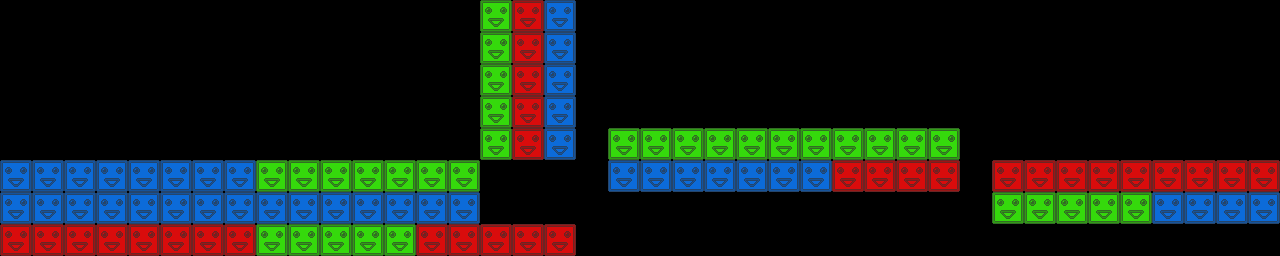

Tiled map render using the project's own tile images. Description and the whole map definition, tile-layer contents included, below:
An orthogonal 40x8 tile map with 32x32 px tiles, 1 tile layer (tiles) and 15 objects (11x crystal, 4x bomb).

<map version="1.0.0" orientation="orthogonal" renderorder="right-down" width="40" height="8" tilewidth="32" tileheight="32" nextobjectid="53">
 <tileset firstgid="1" name="blocks" tilewidth="32" tileheight="32" tilecount="3" columns="3">
  <image source="blocks.png" width="96" height="32" />
 </tileset>
 <layer name="tiles" width="40" height="8">
  <data encoding="csv">
0,0,0,0,0,0,0,0,0,0,0,0,0,0,0,2,1,3,0,0,0,0,0,0,0,0,0,0,0,0,0,0,0,0,0,0,0,0,0,0,
0,0,0,0,0,0,0,0,0,0,0,0,0,0,0,2,1,3,0,0,0,0,0,0,0,0,0,0,0,0,0,0,0,0,0,0,0,0,0,0,
0,0,0,0,0,0,0,0,0,0,0,0,0,0,0,2,1,3,0,0,0,0,0,0,0,0,0,0,0,0,0,0,0,0,0,0,0,0,0,0,
0,0,0,0,0,0,0,0,0,0,0,0,0,0,0,2,1,3,0,0,0,0,0,0,0,0,0,0,0,0,0,0,0,0,0,0,0,0,0,0,
0,0,0,0,0,0,0,0,0,0,0,0,0,0,0,2,1,3,0,2,2,2,2,2,2,2,2,2,2,2,0,0,0,0,0,0,0,0,0,0,
3,3,3,3,3,3,3,3,2,2,2,2,2,2,2,0,0,0,0,3,3,3,3,3,3,3,1,1,1,1,0,1,1,1,1,1,1,1,1,1,
3,3,3,3,3,3,3,3,3,3,3,3,3,3,3,0,0,0,0,0,0,0,0,0,0,0,0,0,0,0,0,2,2,2,2,2,3,3,3,3,
1,1,1,1,1,1,1,1,2,2,2,2,2,1,1,1,1,1,0,0,0,0,0,0,0,0,0,0,0,0,0,0,0,0,0,0,0,0,0,0
</data>
 </layer>
 <objectgroup name="objects">
  <object id="38" type="crystal" x="336" y="144">
   <ellipse />
  </object>
  <object id="39" type="crystal" x="368" y="144">
   <ellipse />
  </object>
  <object id="40" type="crystal" x="432" y="208">
   <ellipse />
  </object>
  <object id="41" type="bomb" x="719" y="111">
   <ellipse />
  </object>
  <object id="42" type="bomb" x="719" y="79">
   <ellipse />
  </object>
  <object id="43" type="bomb" x="719" y="48">
   <ellipse />
  </object>
  <object id="44" type="crystal" x="751" y="143">
   <ellipse />
  </object>
  <object id="45" type="crystal" x="783" y="143">
   <ellipse />
  </object>
  <object id="46" type="crystal" x="1072" y="144">
   <ellipse />
  </object>
  <object id="47" type="crystal" x="1103" y="144">
   <ellipse />
  </object>
  <object id="48" type="crystal" x="1072" y="175">
   <ellipse />
  </object>
  <object id="49" type="crystal" x="1167" y="77">
   <ellipse />
  </object>
  <object id="50" type="crystal" x="143" y="143">
   <ellipse />
  </object>
  <object id="51" type="crystal" x="911" y="113">
   <ellipse />
  </object>
  <object id="52" type="bomb" x="977" y="112">
   <ellipse />
  </object>
 </objectgroup>
</map>
